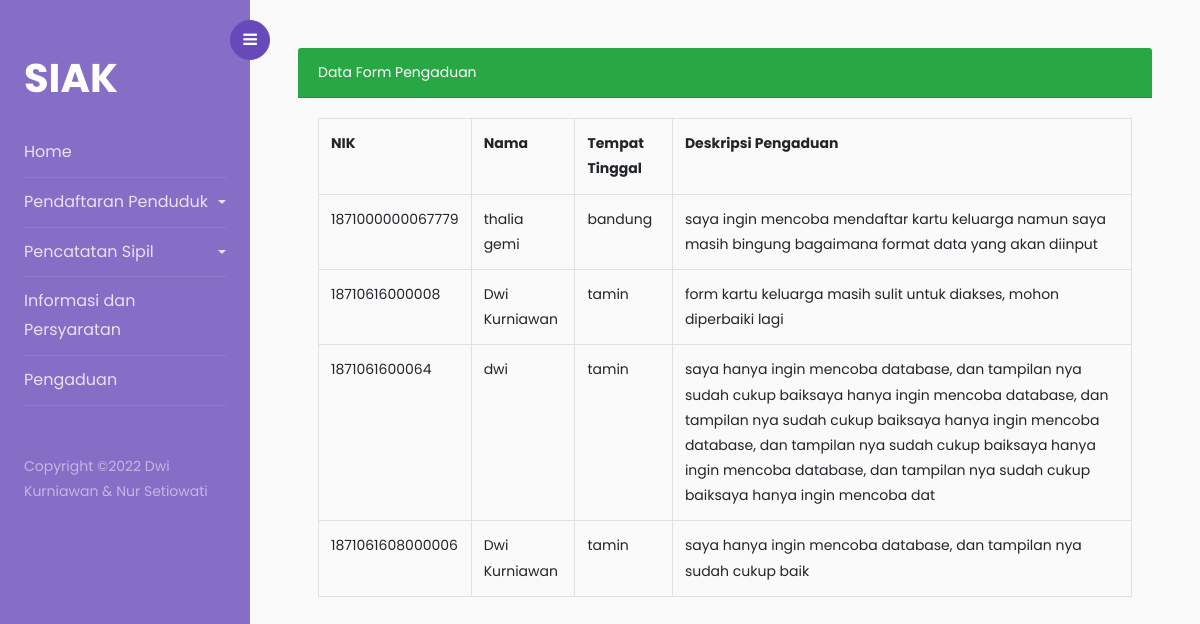
Screenshot of /staff/dashboardpengaduan.php with the database file from the repository.
### tables this page shows
CREATE TABLE `form_pengaduan` (
  `nik` varchar(20) NOT NULL,
  `nama` varchar(50) NOT NULL,
  `tempat_tinggal` varchar(50) NOT NULL,
  `deskripsi` varchar(300) NOT NULL
);

### staff/dashboardpengaduan.php (the view, shortened to what this page needs)
<?php
$koneksi = mysqli_connect("localhost", "root", "", "db_kependudukan");
?>
<!DOCTYPE html>
<html lang="en">
<head>
    <link rel="stylesheet" href="/siakweb/bootstrap-5.1.3-dist\css\bootstrap.min.css">
	<link rel="stylesheet" href="https://stackpath.bootstrapcdn.com/font-awesome/4.7.0/css/font-awesome.min.css">
	<link rel="stylesheet" href="css/style.css">
</head>
<body>
    <div class="wrapper d-flex align-items-stretch">
        <nav id="sidebar">
            <div class="custom-menu">
                <button type="button" id="sidebarCollapse" class="btn btn-primary">
                <i class="fa fa-bars"></i>
                </button>
            </div>
            <div class="p-4 pt-5">
                <h1><a href="index.html" class="logo">SIAK</a></h1>
            <ul class="list-unstyled components mb-5">
            <li>
                <a href="staffdashboard.php">Home</a>
            </li>
            <li>
                <a href="#pendaftaranpenduduk" data-toggle="collapse" aria-expanded="false" class="dropdown-toggle">Pendaftaran Penduduk</a>
            </li>
            <li>
                <a href="#pencatatansipil" data-toggle="collapse" aria-expanded="false" class="dropdown-toggle">Pencatatan Sipil</a>
            </li>
            <li>
                <a href="dashboardinformasi.php">Informasi dan Persyaratan</a>
            </li>
            <li>
                <a href="dashboardpengaduan.php">Pengaduan</a>
                </li>
            </ul>
            <div class="footer">
                <p>
                        Copyright &copy;<script>document.write(new Date().getFullYear());</script><a> Dwi Kurniawan & Nur Setiowati</a>
                        </p>
            </div>
        </nav>
        <div id="content" class="p-4 p-md-5 pt-5">
            <div class="card-header bg-success text-white">
                Data Form Pengaduan
            </div>
            <div class="card-body">
                <table class="table table-bordered table-stripped">
                    <tr>
                        <th>NIK</th>
                        <th>Nama</th>
                        <th>Tempat Tinggal</th>
                        <th>Deskripsi Pengaduan</th>
                    </tr>
                    <?php
                        $tampil = mysqli_query($koneksi, "SELECT *  FROM form_pengaduan");
                        while($data = mysqli_fetch_array($tampil)) :
                    ?>
                    <tr>
                        <td><?=$data['nik']?></td>
                        <td><?=$data['nama']?></td>
                        <td><?=$data['tempat_tinggal']?></td>
                        <td><?=$data['deskripsi']?></td>
                    </tr>
                <?php endwhile; ?>
                </table>
            </div>
        </div>
    </div>
</body>
</html>

### rows the page displays
form_pengaduan: nik "1871000000067779", nama "thalia gemi", tempat_tinggal "bandung", deskripsi "saya ingin mencoba mendaftar kartu keluarga namun saya masih bingung bagaimana format data yang akan diinput"
form_pengaduan: nik "18710616000008", nama "Dwi Kurniawan", tempat_tinggal "tamin", deskripsi "form kartu keluarga masih sulit untuk diakses, mohon diperbaiki lagi"
form_pengaduan: nik "1871061600064", nama "dwi", tempat_tinggal "tamin", deskripsi "saya hanya ingin mencoba database, dan tampilan nya sudah cukup baiksaya hanya ingin mencoba database, dan tampilan nya sudah cukup baiksaya hanya ingin mencoba database, dan tampilan nya sudah cukup baiksaya hanya ingin mencoba database, dan tampilan nya sudah cukup baiksaya hanya ingin mencoba dat"
form_pengaduan: nik "1871061608000006", nama "Dwi Kurniawan", tempat_tinggal "tamin", deskripsi "saya hanya ingin mencoba database, dan tampilan nya sudah cukup baik"
